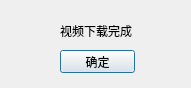
<?xml version="1.0" encoding="UTF-8"?>
<ui version="4.0">
 <class>Dialog</class>
 <widget class="QDialog" name="Dialog">
  <property name="geometry">
   <rect>
    <x>0</x>
    <y>0</y>
    <width>191</width>
    <height>88</height>
   </rect>
  </property>
  <property name="windowTitle">
   <string>Dialog</string>
  </property>
  <widget class="QLabel" name="label">
   <property name="geometry">
    <rect>
     <x>60</x>
     <y>20</y>
     <width>101</width>
     <height>21</height>
    </rect>
   </property>
   <property name="text">
    <string>视频下载完成</string>
   </property>
  </widget>
  <widget class="QPushButton" name="pushButton">
   <property name="geometry">
    <rect>
     <x>60</x>
     <y>50</y>
     <width>75</width>
     <height>23</height>
    </rect>
   </property>
   <property name="text">
    <string>确定</string>
   </property>
  </widget>
 </widget>
 <resources/>
 <connections/>
</ui>
